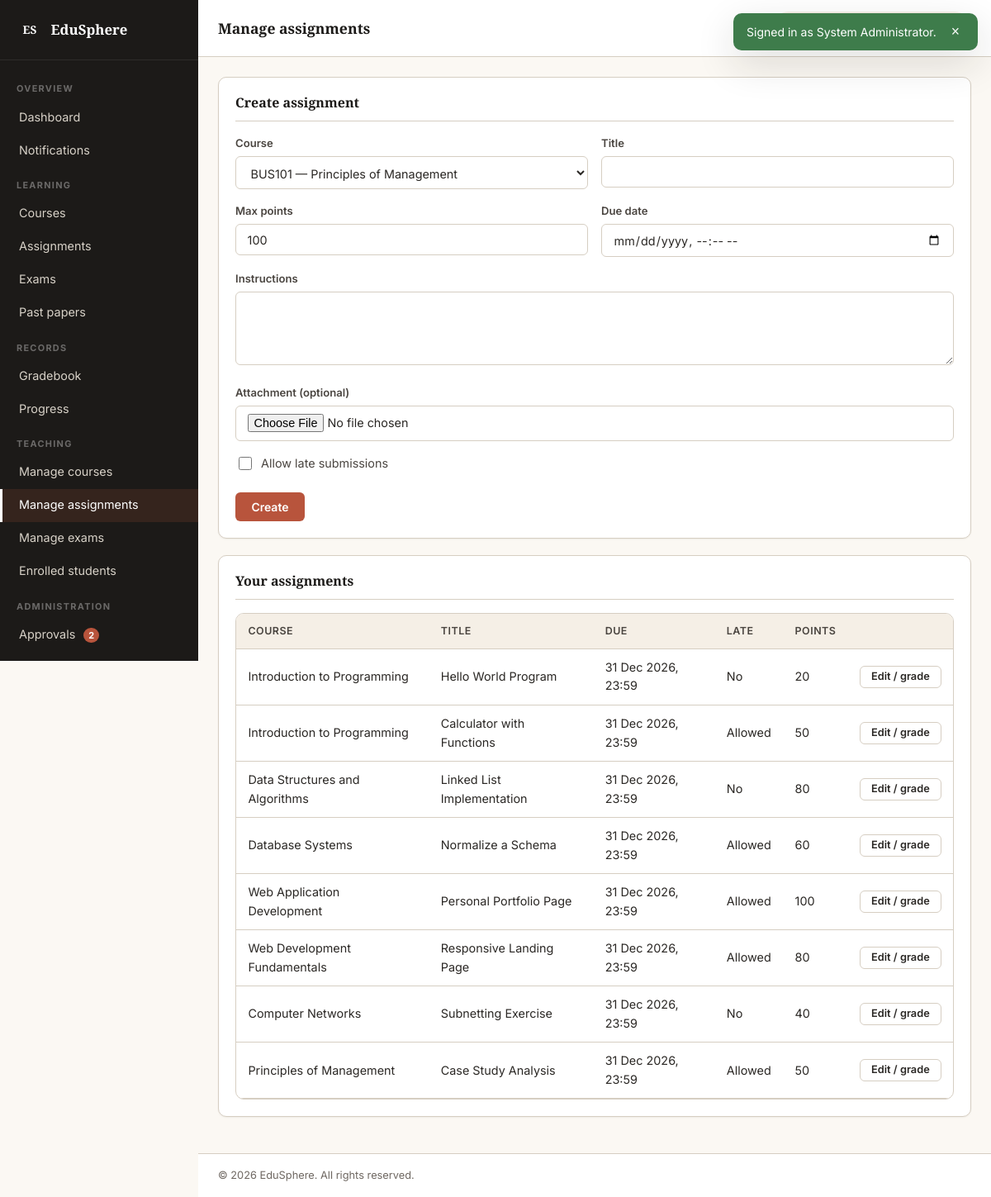
Page /pages/assignment-manage.php (signed in) on the committed database.
### tables this page shows
CREATE TABLE assignments (
    id INT AUTO_INCREMENT PRIMARY KEY,
    course_id INT NOT NULL,
    title VARCHAR(200) NOT NULL,
    instructions TEXT,
    due_date DATETIME DEFAULT NULL,
    allow_late TINYINT(1) NOT NULL DEFAULT 0,
    attachment VARCHAR(255) DEFAULT NULL,
    max_points INT DEFAULT 100,
    is_published TINYINT(1) NOT NULL DEFAULT 1,
    created_at TIMESTAMP DEFAULT CURRENT_TIMESTAMP,
    FOREIGN KEY (course_id) REFERENCES courses(id) ON DELETE CASCADE
);

CREATE TABLE courses (
    id INT AUTO_INCREMENT PRIMARY KEY,
    code VARCHAR(20) UNIQUE NOT NULL,
    title VARCHAR(200) NOT NULL,
    description TEXT,
    instructor_id INT NOT NULL,
    department_id INT DEFAULT NULL,
    category VARCHAR(80) DEFAULT NULL,
    level ENUM('beginner','intermediate','advanced') DEFAULT 'beginner',
    duration_hours INT DEFAULT 0,
    thumbnail VARCHAR(255) DEFAULT NULL,
    is_published TINYINT(1) NOT NULL DEFAULT 0,
    created_at TIMESTAMP DEFAULT CURRENT_TIMESTAMP,
    FOREIGN KEY (instructor_id) REFERENCES users(id) ON DELETE CASCADE,
    FOREIGN KEY (department_id) REFERENCES departments(id) ON DELETE SET NULL
);

### includes/helpers.php (called while the page is built, shortened)
<?php
function e($v)   { return htmlspecialchars((string)$v, ENT_QUOTES, 'UTF-8'); }
function fmt_date($dt, $fmt = 'd M Y') {
    $t = strtotime($dt); return $t ? date($fmt, $t) : '—';
}
function fmt_datetime($dt) { return fmt_date($dt, 'd M Y, H:i'); }

### pages/assignment-manage.php (the view, shortened to what this page needs)
<?php
require_once __DIR__ . '/../includes/auth.php';
$conn = db();
if (is_admin()) $stmt = $conn->prepare("SELECT id, code, title FROM courses ORDER BY code");
else $stmt = $conn->prepare("SELECT id, code, title FROM courses WHERE instructor_id=? ORDER BY code");
$stmt->execute();
$courses = $stmt->get_result()->fetch_all(MYSQLI_ASSOC);
$edit = null;
if (is_admin()) $stmt = $conn->prepare("SELECT a.*, c.title AS course_title FROM assignments a JOIN courses c ON c.id=a.course_id ORDER BY a.created_at DESC");
else $stmt = $conn->prepare("SELECT a.*, c.title AS course_title FROM assignments a JOIN courses c ON c.id=a.course_id WHERE c.instructor_id=? ORDER BY a.created_at DESC");
$stmt->execute();
$myAssignments = $stmt->get_result()->fetch_all(MYSQLI_ASSOC);
include __DIR__ . '/../includes/header.php';
?>
<section class="panel">
    <header class="panel__head"><h3><?php echo $edit ? 'Edit assignment' : 'Create assignment'; ?></h3></header>
    <form method="post" class="form form--grid" enctype="multipart/form-data">
        <label class="field"><span class="field__label">Course</span>
            <select class="field__input" name="course_id" required>
                <?php foreach ($courses as $c): ?>
                    <option value="<?php echo (int)$c['id']; ?>" <?php echo (($edit['course_id'] ?? 0) == $c['id']) ? 'selected' : ''; ?>>
                        <?php echo e($c['code'] . ' — ' . $c['title']); ?>
                    </option>
                <?php endforeach; ?>
            </select></label>
        <label class="field"><span class="field__label">Title</span>
            <input class="field__input" name="title" required value="<?php echo e($edit['title'] ?? ''); ?>"></label>
        <label class="field"><span class="field__label">Max points</span>
            <input class="field__input" type="number" name="max_points" value="<?php echo (int)($edit['max_points'] ?? 100); ?>"></label>
        <label class="field"><span class="field__label">Due date</span>
            <input class="field__input" type="datetime-local" name="due_date"
                value="<?php echo e($edit && $edit['due_date'] ? date('Y-m-d\TH:i', strtotime($edit['due_date'])) : ''); ?>"></label>
        <label class="field field--wide"><span class="field__label">Instructions</span>
            <textarea class="field__input" name="instructions" rows="4"><?php echo e($edit['instructions'] ?? ''); ?></textarea></label>
        <label class="field field--wide"><span class="field__label">Attachment (optional)</span>
            <input class="field__input" type="file" name="attachment"></label>
        <label class="field field--check">
            <input type="checkbox" name="allow_late" value="1" <?php echo !empty($edit['allow_late']) ? 'checked' : ''; ?>>
            <span>Allow late submissions</span>
        </label>
        <div class="form__actions">
            <button class="btn btn--primary" type="submit"><?php echo $edit ? 'Update' : 'Create'; ?></button>
        </div>
    </form>
</section>
<section class="panel">
    <header class="panel__head"><h3>Your assignments</h3></header>
    <?php if (!$myAssignments): ?><p class="empty">No assignments created.</p>
    <?php else: ?>
        <div class="table-wrap">
            <table class="table">
                <thead><tr><th>Course</th><th>Title</th><th>Due</th><th>Late</th><th>Points</th><th></th></tr></thead>
                <tbody>
                <?php foreach ($myAssignments as $a): ?>
                    <tr>
                        <td><?php echo e($a['course_title']); ?></td>
                        <td><?php echo e($a['title']); ?></td>
                        <td><?php echo e(fmt_datetime($a['due_date'])); ?></td>
                        <td><?php echo $a['allow_late'] ? 'Allowed' : 'No'; ?></td>
                        <td><?php echo (int)$a['max_points']; ?></td>
                        <td><a class="btn btn--ghost btn--sm" href="assignment-manage.php?id=<?php echo (int)$a['id']; ?>">Edit / grade</a></td>
                    </tr>
                <?php endforeach; ?>
                </tbody>
            </table>
        </div>
    <?php endif; ?>
</section>
<?php include __DIR__ . '/../includes/footer.php'; ?>

### assets/css/base.css (style rules this page uses)
:root { --ink-900: #1c1a18; --ink-700: #2b2825; --ink-500: #4a4540; --ink-400: #6f6862; --ink-300: #a1998f; --ink-200: #d6cec2; --paper-50: #fbf8f3; --paper-100: #f5efe6; --paper-200: #ebe3d5; --paper-300: #d8cbb8; --rust-500: #b8543c; --rust-600: #9c4228; --rust-100: #f6e0d8; --amber-500: #d99b34; --amber-600: #b57d1f; --amber-100: #faeed0; --sage-500: #6b8a63; --sage-600: #53704c; --sage-100: #e3ecdf; --danger-500: #b14343; --danger-100: #f7dede; --success-500: #3e7c4b; --success-100: #dcecdc; --radius-sm: 6px; --radius-md: 10px; --radius-lg: 16px; --shadow-1: 0 1px 2px rgba(28,26,24,0.06); --shadow-2: 0 4px 16px rgba(28,26,24,0.08); --shadow-3: 0 16px 48px rgba(28,26,24,0.14); --font-sans: 'Inter', system-ui, -apple-system, 'Segoe UI', Roboto, sans-serif; --font-display: 'Source Serif 4', Georgia, serif; }
*, *::before, *::after { box-sizing: border-box; }
html, body { margin: 0; padding: 0; }
body { font-family: var(--font-sans); font-size: 15px; line-height: 1.55; color: var(--ink-700); background: var(--paper-50); -webkit-font-smoothing: antialiased; min-height: 100vh; }
a { color: var(--rust-600); text-decoration: none; }
h1,h2,h3,h4,h5 { font-family: var(--font-display); font-weight: 700; color: var(--ink-900); line-height: 1.25; margin: 0 0 0.4em; }
h3 { font-size: 1.1rem; }
.btn { display: inline-flex; align-items: center; justify-content: center; gap: 8px; padding: 0.6rem 1.15rem; font-family: inherit; font-size: 0.875rem; font-weight: 600; line-height: 1; border-radius: var(--radius-sm); border: 1px solid transparent; cursor: pointer; text-decoration: none; white-space: nowrap; transition: background 0.15s, color 0.15s, border-color 0.15s, transform 0.1s; }
.btn--primary { background: var(--rust-500); color: #fff; }
.btn--ghost { background: transparent; color: var(--ink-700); border-color: var(--ink-200); }
.btn--sm { padding: 0.4rem 0.8rem; font-size: 0.8rem; }
.form { display: block; }
.form--grid { display: grid; grid-template-columns: repeat(2, 1fr); gap: 1rem; }
.field { display: block; }
.field--wide { grid-column: 1 / -1; }
.field__label { display: block; font-size: 0.82rem; font-weight: 600; color: var(--ink-500); margin-bottom: 0.35rem; }
.field__input { width: 100%; padding: 0.6rem 0.85rem; font-family: inherit; font-size: 0.9rem; color: var(--ink-700); background: #fff; border: 1px solid var(--ink-200); border-radius: var(--radius-sm); transition: border-color 0.15s, box-shadow 0.15s; }
.field--check { display: flex; align-items: center; gap: 0.5rem; }
.field--check input[type="checkbox"] { width: 16px; height: 16px; }
.field--check span { font-size: 0.9rem; color: var(--ink-500); }
.form__actions { display: flex; gap: 0.5rem; grid-column: 1 / -1; margin-top: 0.5rem; }
.table-wrap { overflow-x: auto; border: 1px solid var(--ink-200); border-radius: var(--radius-md); }
.table { width: 100%; border-collapse: collapse; font-size: 0.9rem; }
.table th, .table td { padding: 0.7rem 0.9rem; text-align: left; border-bottom: 1px solid var(--ink-200); }
.table th { background: var(--paper-100); font-weight: 600; color: var(--ink-500); font-size: 0.78rem; text-transform: uppercase; letter-spacing: 0.04em; }

### assets/css/layout.css (style rules this page uses)
.nav-badge { display: inline-block; margin-left: 6px; padding: 1px 6px; font-size: 0.68rem; font-weight: 700; background: var(--rust-500); color: #fff; border-radius: 999px; vertical-align: middle; }

### assets/css/components.css (style rules this page uses)
.panel { background: #fff; border: 1px solid var(--ink-200); border-radius: var(--radius-md); padding: 1.25rem; margin-bottom: 1.25rem; box-shadow: var(--shadow-1); }
.panel__head { display: flex; align-items: center; justify-content: space-between; margin-bottom: 1rem; padding-bottom: 0.75rem; border-bottom: 1px solid var(--ink-200); }
.panel__head h3 { margin: 0; font-size: 1rem; }

### rows in the picture
assignments: course.title "Introduction to Programming", title "Hello World Program", due_date "31 Dec 2026, 23:59", allow_late "No", max_points "20"
assignments: course.title "Introduction to Programming", title "Calculator with Functions", due_date "31 Dec 2026, 23:59", allow_late "Allowed", max_points "50"
assignments: course.title "Data Structures and Algorithms", title "Linked List Implementation", due_date "31 Dec 2026, 23:59", allow_late "No", max_points "80"
assignments: course.title "Database Systems", title "Normalize a Schema", due_date "31 Dec 2026, 23:59", allow_late "Allowed", max_points "60"
assignments: course.title "Web Application Development", title "Personal Portfolio Page", due_date "31 Dec 2026, 23:59", allow_late "Allowed", max_points "100"
assignments: course.title "Web Development Fundamentals", title "Responsive Landing Page", due_date "31 Dec 2026, 23:59", allow_late "Allowed", max_points "80"
assignments: course.title "Computer Networks", title "Subnetting Exercise", due_date "31 Dec 2026, 23:59", allow_late "No", max_points "40"
assignments: course.title "Principles of Management", title "Case Study Analysis", due_date "31 Dec 2026, 23:59", allow_late "Allowed", max_points "50"

### other values in the picture
$flash['message'] "Signed in as System Administrator."
SITE_NAME "EduSphere"
$label "Dashboard Notifications Courses Assignments Exams Past papers Gradebook Progress Manage courses Manage assignments Manage exams Enrolled students Approvals"
$suffix "2"
$__pageTitle "Manage assignments"
form field course_id "BUS101 — Principles of Management"
